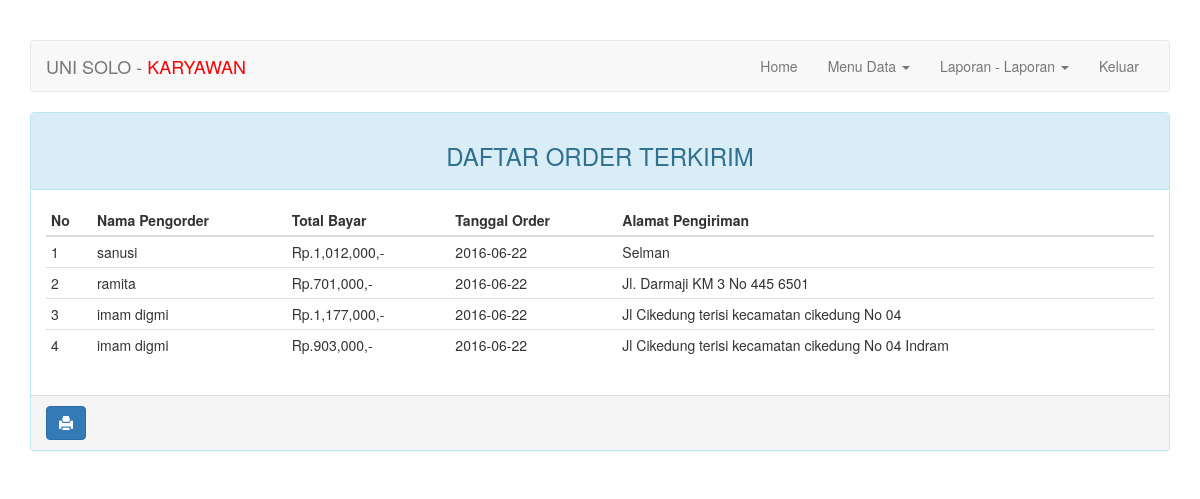
The page /karyawan/index.php?halaman=lap_order_terkirim (signed in) on the database as committed earlier.
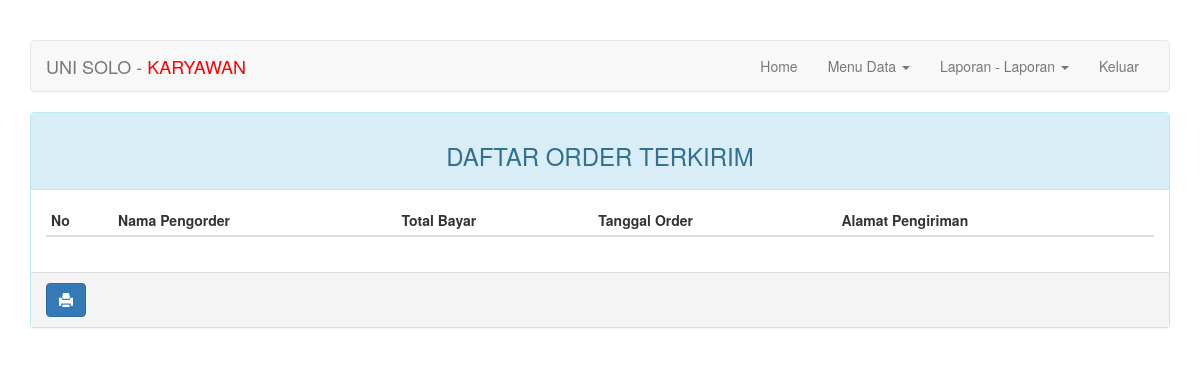
The same page on the database as committed later.
### tables this page shows
CREATE TABLE `order` (
  `id_order` int(10) NOT NULL,
  `id_pelanggan` int(10) NOT NULL,
  `id_ongkos_kirim` int(3) NOT NULL,
  `total_bayar` int(7) NOT NULL,
  `status_konfirmasi` enum('sudah','belum') NOT NULL DEFAULT 'belum',
  `alamat_pengiriman` varchar(50) NOT NULL,
  `tgl_order` date NOT NULL,
  `tgl_tempo_order` date NOT NULL,
  `status_kirim` enum('sudah','belum') NOT NULL DEFAULT 'belum',
  `bukti_pembayaran` varchar(100) DEFAULT NULL
);

CREATE TABLE `pelanggan` (
  `id_pelanggan` int(10) NOT NULL,
  `nama` varchar(20) NOT NULL,
  `email` varchar(20) NOT NULL,
  `telpon` varchar(12) NOT NULL,
  `alamat` varchar(50) NOT NULL,
  `password` varchar(60) NOT NULL
);

### karyawan/halaman/lap_order_terkirim.php (the view)
<div class="col-md-12">
    <div class="panel panel-info">
        <div class="panel-heading"><h3 class="text-center">DAFTAR ORDER TERKIRIM</h3></div>
        <div class="panel-body">
            <table class="table table-condensed">
                <thead>
                    <tr>
                        <th>No</th>
                        <th>Nama Pengorder</th>
                        <th>Total Bayar</th>
                        <th>Tanggal Order</th>
                        <th>Alamat Pengiriman</th>
                    </tr>
                </thead>
                <tbody>
                    <?php if($query = $koneksi->query("SELECT * FROM `order` o LEFT JOIN order_detail d ON o.id_order=d.id_order LEFT JOIN pelanggan p ON o.id_pelanggan=p.id_pelanggan WHERE o.status_kirim='sudah' GROUP BY o.id_order")): ?>
                        <?php $no = 1; ?>
                        <?php while($tamu = $query->fetch_array()): ?>
                            <tr>
                                <td><?=$no++?></td>
                                <td><?=$tamu['nama']?></td>
                                <td>Rp.<?=number_format($tamu['total_bayar'])?>,-</td>
                                <td><?=$tamu['tgl_order']?></td>
                                <td><?=$tamu['alamat_pengiriman']?></td>
                            </tr>
                        <?php endwhile ?>
                    <?php endif ?>
                </tbody>
            </table>
        </div>
        <div class="panel-footer hidden-print ">
            <a onClick="window.print();return false" class="btn btn-primary"><i class="glyphicon glyphicon-print"></i></a>
        </div>
    </div>
</div>

Rows that differ between the two databases and show on the page:
removed order: id_pelanggan.nama "sanusi", total_bayar "1,012,000", tgl_order "2016-06-22", alamat_pengiriman "Selman"
removed order: id_pelanggan.nama "ramita", total_bayar "701,000", tgl_order "2016-06-22", alamat_pengiriman "Jl. Darmaji KM 3 No 445 6501"
removed order: id_pelanggan.nama "imam digmi", total_bayar "1,177,000", tgl_order "2016-06-22", alamat_pengiriman "Jl Cikedung terisi kecamatan cikedung No 04"
removed order: id_pelanggan.nama "imam digmi", total_bayar "903,000", tgl_order "2016-06-22", alamat_pengiriman "Jl Cikedung terisi kecamatan cikedung No 04 Indram"
